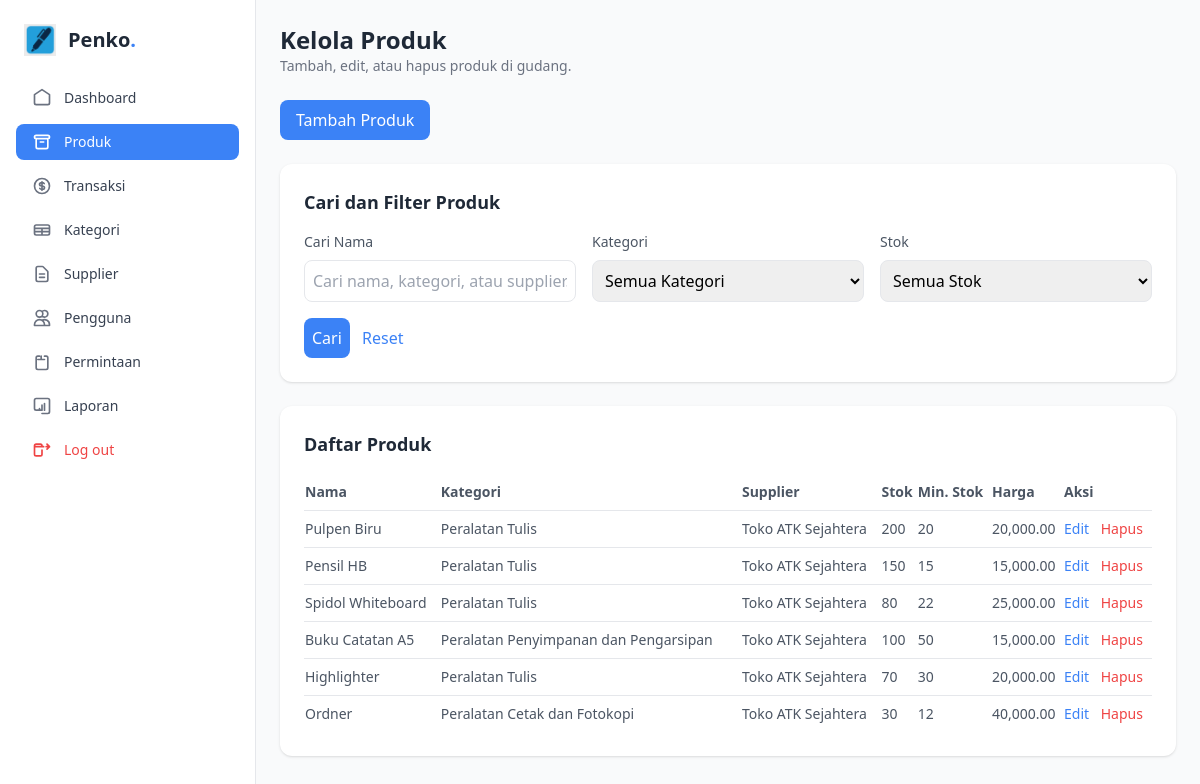
/admin/products.php (signed in), run on the app's committed database.
### tables this page shows
CREATE TABLE `products` (
  `id` INT AUTO_INCREMENT PRIMARY KEY,
  `name` varchar(100) NOT NULL,
  `description` text,
  `category_id` INT,
  `supplier_id` INT,
  `current_stock` int NOT NULL DEFAULT 0,
  `unit` varchar(20) NOT NULL,
  `price` DECIMAL(15,2) DEFAULT 0.00,
  `image` VARCHAR(255),
  `min_stock` int NOT NULL DEFAULT 10,
  `created_at` DATETIME DEFAULT CURRENT_TIMESTAMP,
  `updated_at` DATETIME DEFAULT CURRENT_TIMESTAMP ON UPDATE CURRENT_TIMESTAMP,
  FOREIGN KEY (`category_id`) REFERENCES `categories`(`id`) ON DELETE SET NULL,
  FOREIGN KEY (`supplier_id`) REFERENCES `suppliers`(`id`) ON DELETE SET NULL
);

CREATE TABLE `categories` (
  `id` INT AUTO_INCREMENT PRIMARY KEY,
  `name` varchar(100) NOT NULL,
  `description` text
);

CREATE TABLE `suppliers` (
    `id` INT AUTO_INCREMENT PRIMARY KEY,
    `name` VARCHAR(100) NOT NULL,
    `contact_person` VARCHAR(100),
    `email` VARCHAR(100),
    `phone` VARCHAR(20),
    `address` TEXT,
    `created_at` DATETIME DEFAULT CURRENT_TIMESTAMP,
    `updated_at` DATETIME DEFAULT CURRENT_TIMESTAMP ON UPDATE CURRENT_TIMESTAMP
);

### admin/products.php (the view, shortened to what this page needs)
<?php
require_once '../koneksi/database.php';
$action = $_GET['action'] ?? '';
$search = $_GET['search'] ?? '';
$products_sql = "SELECT p.*, c.name AS category_name, s.name AS supplier_name
                 FROM products p
                 LEFT JOIN categories c ON p.category_id = c.id
                 LEFT JOIN suppliers s ON p.supplier_id = s.id
                 WHERE 1=1";
$products_query = $conn->query($products_sql);
?>
<!DOCTYPE html>
<html lang="id">
<head>
    <script src="https://cdn.tailwindcss.com"></script>
</head>
<body class="bg-gray-50">
<div class="flex h-screen">
<aside class="w-64 bg-white border-r px-4 py-6 flex flex-col space-y-6">
    <div class="flex items-center space-x-3 px-2">
        <img src="../img/Logo.png" alt="Logo" class="h-8 w-8 object-cover" />
        <h1 class="text-xl font-semibold text-gray-800">Penko<span class="text-blue-500">.</span></h1>
    </div>
    <nav class="flex-1">
        <ul class="space-y-2">
            <li>
                <a href="dashboard.php" class="flex items-center px-4 py-2 rounded-lg text-gray-700 hover:bg-blue-50 hover:text-blue-600 transition">
                    <svg class="h-5 w-5 text-gray-500" fill="none" stroke="currentColor" viewBox="0 0 24 24" xmlns="http://www.w3.org/2000/svg">
                        <path stroke-linecap="round" stroke-linejoin="round" stroke-width="2" d="M3 8l9-6 9 6v10a2 2 0 01-2 2H5a2 2 0 01-2-2V8z" />
                    </svg>
                    <span class="ml-3 text-sm font-medium">Dashboard</span>
                </a>
            </li>
            <li>
                <a href="products.php" class="flex items-center px-4 py-2 rounded-lg text-white bg-blue-500 hover:bg-blue-600 transition">
                    <svg class="h-5 w-5 text-white" fill="none" stroke="currentColor" viewBox="0 0 24 24" xmlns="http://www.w3.org/2000/svg">
                        <path stroke-linecap="round" stroke-linejoin="round" stroke-width="2" d="M5 8h14M5 8a2 2 0 110-4h14a2 2 0 110 4M5 8v10a2 2 0 002 2h10a2 2 0 002-2V8m-9 4h4" />
                    </svg>
                    <span class="ml-3 text-sm font-medium">Produk</span>
                </a>
            </li>
            <li>
                <a href="transactions.php" class="flex items-center px-4 py-2 rounded-lg text-gray-700 hover:bg-blue-50 hover:text-blue-600 transition">
                    <span class="ml-3 text-sm font-medium">Transaksi</span>
                </a>
            </li>
            <li>
                <a href="categories.php" class="flex items-center px-4 py-2 rounded-lg text-gray-700 hover:bg-blue-50 hover:text-blue-600 transition">
                    <svg class="h-5 w-5 text-gray-500" fill="none" stroke="currentColor" viewBox="0 0 24 24" xmlns="http://www.w3.org/2000/svg">
                        <path stroke-linecap="round" stroke-linejoin="round" stroke-width="2" d="M3 10h18M3 14h18m-9-4v8m-7 0h14a2 2 0 002-2V8a2 2 0 00-2-2H5a2 2 0 00-2 2v8a2 2 0 002 2z" />
                    </svg>
                    <span class="ml-3 text-sm font-medium">Kategori</span>
                </a>
            </li>
            <li>
                <a href="suppliers.php" class="flex items-center px-4 py-2 rounded-lg text-gray-700 hover:bg-blue-50 hover:text-blue-600 transition">
                    <span class="ml-3 text-sm font-medium">Supplier</span>
                </a>
            </li>
            <li>
                <a href="users.php" class="flex items-center px-4 py-2 rounded-lg text-gray-700 hover:bg-blue-50 hover:text-blue-600 transition">
                    <svg class="h-5 w-5 text-gray-500" fill="none" stroke="currentColor" viewBox="0 0 24 24" xmlns="http://www.w3.org/2000/svg">
                        <path stroke-linecap="round" stroke-linejoin="round" stroke-width="2" d="M12 4.354a4 4 0 110 5.292M15 21H3v-1a6 6 0 0112 0v1zm0 0h6v-1a6 6 0 00-9-5.197M13 7a4 4 0 11-8 0 4 4 0 018 0z" />
                    </svg>
                    <span class="ml-3 text-sm font-medium">Pengguna</span>
                </a>
            </li>
            <li>
                <a href="requests.php" class="flex items-center px-4 py-2 rounded-lg text-gray-700 hover:bg-blue-50 hover:text-blue-600 transition">
                    <svg class="h-5 w-5 text-gray-500" fill="none" stroke="currentColor" viewBox="0 0 24 24" xmlns="http://www.w3.org/2000/svg">
                        <path stroke-linecap="round" stroke-linejoin="round" stroke-width="2" d="M9 5H7a2 2 0 00-2 2v12a2 2 0 002 2h10a2 2 0 002-2V7a2 2 0 00-2-2h-2m-4 0v4m0 0H7m4 0h4" />
                    </svg>
                    <span class="ml-3 text-sm font-medium">Permintaan</span>
                </a>
            </li>
            <li>
                <a href="reports.php" class="flex items-center px-4 py-2 rounded-lg text-gray-700 hover:bg-blue-50 hover:text-blue-600 transition">
                    <svg class="h-5 w-5 text-gray-500" fill="none" stroke="currentColor" viewBox="0 0 24 24" xmlns="http://www.w3.org/2000/svg">
                        <path stroke-linecap="round" stroke-linejoin="round" stroke-width="2" d="M9 17v-2m3 2v-6m3 6v-8m-9 8h6m-7 0H5a2 2 0 01-2-2V5a2 2 0 012-2h14a2 2 0 012 2v14a2 2 0 01-2 2h-7" />
                    </svg>
                    <span class="ml-3 text-sm font-medium">Laporan</span>
                </a>
            </li>
            <li>
                <a href="../logout.php" class="flex items-center px-4 py-2 rounded-lg text-red-500 hover:bg-red-50 hover:text-red-600 transition">
                    <svg class="h-5 w-5 text-red-500" fill="none" stroke="currentColor" viewBox="0 0 24 24" xmlns="http://www.w3.org/2000/svg">
                        <path stroke-linecap="round" stroke-linejoin="round" stroke-width="2" d="M17 8h4m0 0l-3-3m3 3l-3 3m-4-3H3m9 4v5a2 2 0 01-2 2H5a2 2 0 01-2-2V7a2 2 0 012-2h5a2 2 0 012 2v1" />
                    </svg>
                    <span class="ml-3 text-sm font-medium">Log out</span>
                </a>
            </li>
        </ul>
    </nav>
</aside>
    <main class="flex-1 p-6">
        <div class="mb-6">
            <h2 class="text-2xl font-semibold text-gray-800">Kelola Produk</h2>
            <p class="text-sm text-gray-500">Tambah, edit, atau hapus produk di gudang.</p>
        </div>
        <?php if ($action != 'edit'): ?>
        <div class="mb-6">
            <button id="toggleAddForm" class="bg-blue-500 text-white px-4 py-2 rounded-lg hover:bg-blue-600">Tambah Produk</button>
        </div>
        <?php endif; ?>
        <div class="bg-white p-6 rounded-xl shadow mb-6">
            <h3 class="text-lg font-semibold text-gray-800 mb-4">Cari dan Filter Produk</h3>
            <form method="GET" action="products.php" class="grid grid-cols-1 md:grid-cols-3 gap-4">
                <div>
                    <label class="block text-sm text-gray-600 mb-2">Cari Nama</label>
                    <input type="text" name="search" value="<?php echo htmlspecialchars($search); ?>" placeholder="Cari nama, kategori, atau supplier..." class="w-full p-2 border rounded-lg">
                </div>
                <div>
                    <label class="block text-sm text-gray-600 mb-2">Kategori</label>
                    <select name="category" class="w-full p-2 border rounded-lg">
                        <option value="">Semua Kategori</option>
                    </select>
                </div>
                <div>
                    <label class="block text-sm text-gray-600 mb-2">Stok</label>
                    <select name="current_stock" class="w-full p-2 border rounded-lg">
                        <option value="">Semua Stok</option>
                    </select>
                </div>
                <div class="md:col-span-3">
                    <button type="submit" class="bg-blue-500 text-white p-2 rounded-lg hover:bg-blue-600">Cari</button>
                    <a href="products.php" class="ml-2 text-blue-500 hover:underline">Reset</a>
                </div>
            </form>
        </div>
        <div class="bg-white p-6 rounded-xl shadow">
            <h3 class="text-lg font-semibold text-gray-800 mb-4">Daftar Produk</h3>
            <table class="min-w-full text-sm text-gray-600">
                <thead>
                    <tr>
                        <th class="text-left py-2">Nama</th>
                        <th class="text-left py-2">Kategori</th>
                        <th class="text-left py-2">Supplier</th>
                        <th class="text-left py-2">Stok</th>
                        <th class="text-left py-2">Min. Stok</th>
                        <th class="text-left py-2">Harga</th>
                        <th class="text-left py-2">Aksi</th>
                    </tr>
                </thead>
                <tbody>
                    <?php if ($products_query->num_rows > 0): ?>
                        <?php while ($row = $products_query->fetch_assoc()): ?>
                            <tr class="border-t">
                                <td class="py-2"><?php echo htmlspecialchars($row['name']); ?></td>
                                <td class="py-2"><?php echo htmlspecialchars($row['category_name'] ?? 'Tidak ada'); ?></td>
                                <td class="py-2"><?php echo htmlspecialchars($row['supplier_name'] ?? 'Tidak ada'); ?></td>
                                <td class="py-2"><?php echo $row['current_stock']; ?></td>
                                <td class="py-2"><?php echo $row['min_stock']; ?></td>
                                <td class="py-2"><?php echo number_format($row['price'], 2); ?></td>
                                <td class="py-2">
                                    <a href="?action=edit&id=<?php echo $row['id']; ?>" class="text-blue-500 hover:underline">Edit</a>
                                    <a href="?action=delete&id=<?php echo $row['id']; ?>" class="text-red-500 hover:underline ml-2" onclick="return confirm('Yakin ingin menghapus?')">Hapus</a>
                                </td>
                            </tr>
                        <?php endwhile; ?>
                    <?php else: ?>
                        <tr>
                            <td colspan="7" class="py-2 text-center text-gray-500">Tidak ada produk ditemukan.</td>
                        </tr>
                    <?php endif; ?>
                </tbody>
            </table>
        </div>
    </main>
</div>
</body>
</html>

### data on the page
products: name "Pulpen Biru", category.name "Peralatan Tulis", supplier.name "Toko ATK Sejahtera", current_stock "200", min_stock "20", price "20,000.00"
products: name "Pensil HB", category.name "Peralatan Tulis", supplier.name "Toko ATK Sejahtera", current_stock "150", min_stock "15", price "15,000.00"
products: name "Spidol Whiteboard", category.name "Peralatan Tulis", supplier.name "Toko ATK Sejahtera", current_stock "80", min_stock "22", price "25,000.00"
products: name "Buku Catatan A5", category.name "Peralatan Penyimpanan dan Pengarsipan", supplier.name "Toko ATK Sejahtera", current_stock "100", min_stock "50", price "15,000.00"
products: name "Highlighter", category.name "Peralatan Tulis", supplier.name "Toko ATK Sejahtera", current_stock "70", min_stock "30", price "20,000.00"
products: name "Ordner", category.name "Peralatan Cetak dan Fotokopi", supplier.name "Toko ATK Sejahtera", current_stock "30", min_stock "12", price "40,000.00"
